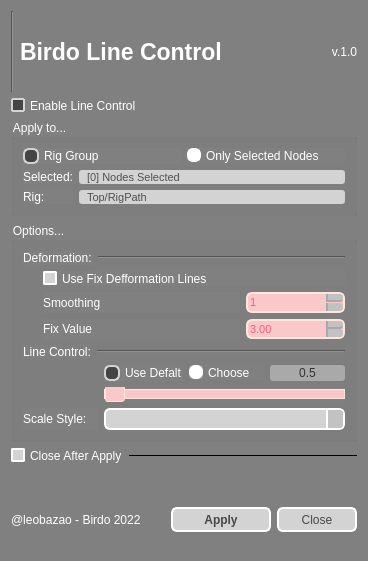
<?xml version="1.0" encoding="UTF-8"?>
<ui version="4.0">
 <class>Form</class>
 <widget class="QWidget" name="Form">
  <property name="geometry">
   <rect>
    <x>0</x>
    <y>0</y>
    <width>368</width>
    <height>561</height>
   </rect>
  </property>
  <property name="windowTitle">
   <string>Birdo Line Control</string>
  </property>
  <property name="styleSheet">
   <string notr="true">QWidget{	
	background-color: gray;
}

QLabel{
	color: white;
}

QLabel:disabled {
	color: lightgray;
}

QGroupBox {
	color: white;
}

QGroupBox:disabled {
	color: lightgray;
}

QRadioButton {
	color: white;
    spacing: 5px;
}

QRadioButton::indicator::unchecked{ 
	border: 2px solid white;
	border-radius: 6px;
	background-color: white;
	width: 10px;
	height: 10px;
}

QRadioButton::indicator::checked{
	border: 2px solid lightgray;
	border-radius: 6px;
	background-color: rgb(68, 68, 68);
	width: 12px;
	height: 12px;
}

QRadioButton:disabled{
	color: rgb(250, 150, 120);
}

QRadioButton::indicator:disabled{
	background-color: rgb(214, 214, 214);
}

QSpinBox {
	color: black;
    border: 2px solid white;
	border-radius: 6px;
	background-color: lightgray;
}

QSpinBox::up-button {
    width: 15px;
	background-color: rgb(194, 194, 194);
    border-left: 2px solid darkgray;
	border-bottom: 2px solid darkgray;
    border-top-right-radius: 3px; /* same radius as the QSpinBox */
    border-bottom-right-radius: 3px;
}

QSpinBox::down-button {
    width: 15px;
	background-color: rgb(194, 194, 194);
    border-left: 2px solid darkgray;
	border-up: 2px solid darkgray;
    border-top-right-radius: 3px; /* same radius as the QSpinBox */
    border-bottom-right-radius: 3px;
}

QSpinBox:hover{
    border: 2px solid #05B8CC;
    color: white;
}

QSpinBox:disabled{
	color: rgb(250, 90, 120);
	background-color: rgb(250, 200, 200);
	border-color: rgb(255, 230, 220);
}

QCheckBox {
	color: white;
    spacing: 5px;
}

QCheckBox::indicator:unchecked {
    border: 2px solid white;
	border-radius: 2px;
	background-color: lightgray;
}

QCheckBox::indicator:checked {
    border: 2px solid lightgray;
	border-radius: 1px;
	background-color: rgb(68, 68, 68);
}

QCheckBox:disabled{
	color: rgb(250, 150, 120);
}

QCheckBox::indicator:checked:disabled {
    color: rgb(250, 90, 120);
	background-color: rgb(250, 200, 200);
	border-color: rgb(255, 230, 220);
}

QDoubleSpinBox {
	color: black;
    border: 2px solid white;
	border-radius: 6px;
	background-color: lightgray;
}

QDoubleSpinBox::up-button {
    width: 15px;
	background-color: rgb(194, 194, 194);
    border-left: 2px solid darkgray;
	border-bottom: 2px solid darkgray;
    border-top-right-radius: 3px; /* same radius as the QSpinBox */
    border-bottom-right-radius: 3px;
}

QDoubleSpinBox::down-button {
    width: 15px;
	background-color: rgb(194, 194, 194);
    border-left: 2px solid darkgray;
	border-up: 2px solid darkgray;
    border-top-right-radius: 3px; /* same radius as the QSpinBox */
    border-bottom-right-radius: 3px;
}

QDoubleSpinBox:hover{
    border: 2px solid #05B8CC;
    color: white;
}

QDoubleSpinBox:disabled{
	color: rgb(250, 90, 120);
	background-color: rgb(250, 200, 200);
	border-color: rgb(255, 230, 220);
}

QComboBox {
	color: black;
    border: 2px solid white;
    border-radius: 6px;
    padding: 1px 18px 1px 3px;
    min-width: 6em;
}

QComboBox::down-arrow {
      image: null;
}

QComboBox:editable{
	background: rgb(212, 210, 229);
}

QComboBox:!editable, QComboBox::drop-down:editable {
     background: lightgray;
}

QComboBox:on { /* shift the text when the popup opens */
    padding-top: 3px;
    padding-left: 4px;
}

QComboBox::drop-down {
    width: 15px;
	background-color: rgb(194, 194, 194);
    border-left-width: 2px;
    border-left-color: white;
    border-left-style: solid; /* just a single line */
    border-top-right-radius: 3px; /* same radius as the QComboBox */
    border-bottom-right-radius: 3px;
}

QComboBox:hover{
    border: 2px solid #05B8CC;
    color: gray;
}

QComboBox QAbstractItemView{
    border: 2px solid white;
	border-radius: 10px;
    color: gray;
	background-color: lightgray;
    selection-background-color: #05B8CC;
	selection-color: white;
	selection-item-border-radius: 2px;
	padding: 3px 3px ;
}

QComboBox:disabled{
	color: rgb(250, 90, 120);
	background-color: rgb(250, 200, 200);
	border-color: gray;
}

QScrollArea{
	border-radius: 5px;
	border: none;
}

QScrollBar::handle {
	border-radius: 10px;
 	border: none;
	background-color: #05B8CC;
	width: 5px;
}

QScrollBar::add-page{ 
	border: none;
    background-color: transparent;
}

QScrollBar::sub-page {
    background-color: transparent;
	border: none;
}

QScrollBar::add-line {
    border: none;
    background-color: transparent;
}

QScrollBar::sub-line {
    border: none;
    background-color: transparent;
}

QScrollBar:arrow{
	border: none;
	background: transparent;
	color: none;
	image: none;
}
</string>
  </property>
  <layout class="QVBoxLayout" name="verticalLayout_3">
   <item>
    <layout class="QHBoxLayout" name="horizontalLayout_3">
     <item>
      <widget class="Line" name="line">
       <property name="orientation">
        <enum>Qt::Vertical</enum>
       </property>
      </widget>
     </item>
     <item>
      <widget class="QLabel" name="label">
       <property name="font">
        <font>
         <pointsize>17</pointsize>
         <weight>75</weight>
         <bold>true</bold>
        </font>
       </property>
       <property name="toolTip">
        <string>&lt;html&gt;&lt;head/&gt;&lt;body&gt;&lt;p&gt;Controla as linhas da selecao. Escolha RIG ou SELECTED NODE para afetar o rig inteiro do node selecionado, ou somente ele.&lt;/p&gt;&lt;p&gt;OBS: Somente sera possivel ver as mudancas nos valores aqui escolhidos no RenderView mode.&lt;/p&gt;&lt;/body&gt;&lt;/html&gt;</string>
       </property>
       <property name="text">
        <string>Birdo Line Control</string>
       </property>
      </widget>
     </item>
     <item>
      <widget class="QLabel" name="label_version">
       <property name="text">
        <string>v.1.0</string>
       </property>
       <property name="alignment">
        <set>Qt::AlignRight|Qt::AlignTrailing|Qt::AlignVCenter</set>
       </property>
      </widget>
     </item>
    </layout>
   </item>
   <item>
    <widget class="QCheckBox" name="checEnable">
     <property name="toolTip">
      <string>&lt;html&gt;&lt;head/&gt;&lt;body&gt;&lt;p&gt;Ativa e desativa o controle de linha. Se esta opcao for DESATIVADA, os nodes selecionados NAO iram controlar a linha, e usaram as espessuras de linha de origem de cada desenho.&lt;/p&gt;&lt;/body&gt;&lt;/html&gt;</string>
     </property>
     <property name="text">
      <string>Enable Line Control</string>
     </property>
     <property name="checked">
      <bool>true</bool>
     </property>
    </widget>
   </item>
   <item>
    <widget class="QGroupBox" name="gb_node">
     <property name="title">
      <string>Apply to...</string>
     </property>
     <layout class="QGridLayout" name="gridLayout_4">
      <item row="1" column="0" colspan="2">
       <layout class="QGridLayout" name="gridLayout_2" columnstretch="0,2,0">
        <item row="1" column="0">
         <widget class="QLabel" name="label_2">
          <property name="text">
           <string>Rig:</string>
          </property>
         </widget>
        </item>
        <item row="1" column="1" colspan="2">
         <widget class="QLabel" name="labelRigGroup">
          <property name="font">
           <font>
            <pointsize>8</pointsize>
           </font>
          </property>
          <property name="toolTip">
           <string>Caminho do node de destino</string>
          </property>
          <property name="styleSheet">
           <string notr="true">QLabel {
	color: rgb(80, 80, 80);
	background-color: lightgray;
	padding-left: 5px;
	border-radius: 3px;
	border: null;
}

QLabel::hover {
	border: 2px solid #05B8CC;
    color: white;
}</string>
          </property>
          <property name="frameShape">
           <enum>QFrame::NoFrame</enum>
          </property>
          <property name="frameShadow">
           <enum>QFrame::Raised</enum>
          </property>
          <property name="text">
           <string>Top/RigPath</string>
          </property>
         </widget>
        </item>
        <item row="0" column="0">
         <widget class="QLabel" name="label_9">
          <property name="text">
           <string>Selected:</string>
          </property>
         </widget>
        </item>
        <item row="0" column="1" colspan="2">
         <widget class="QLabel" name="labelSelection">
          <property name="font">
           <font>
            <pointsize>8</pointsize>
           </font>
          </property>
          <property name="toolTip">
           <string>Caminho do node de destino</string>
          </property>
          <property name="styleSheet">
           <string notr="true">QLabel {
	color: rgb(80, 80, 80);
	background-color: lightgray;
	padding-left: 5px;
	border-radius: 3px;
	border: null;
}

QLabel::hover {
	border: 2px solid #05B8CC;
    color: white;
}</string>
          </property>
          <property name="frameShape">
           <enum>QFrame::NoFrame</enum>
          </property>
          <property name="frameShadow">
           <enum>QFrame::Raised</enum>
          </property>
          <property name="text">
           <string>[0] Nodes Selected</string>
          </property>
         </widget>
        </item>
       </layout>
      </item>
      <item row="0" column="0">
       <widget class="QRadioButton" name="radioRig">
        <property name="toolTip">
         <string>&lt;html&gt;&lt;head/&gt;&lt;body&gt;&lt;p&gt;Se a selecao de nodes estiver dentro de um grupo, ele reconhece todos nodes de drawings desse grupo (Rig)&lt;/p&gt;&lt;/body&gt;&lt;/html&gt;</string>
        </property>
        <property name="text">
         <string>Rig Group</string>
        </property>
        <property name="checked">
         <bool>true</bool>
        </property>
       </widget>
      </item>
      <item row="0" column="1">
       <widget class="QRadioButton" name="radioSelection">
        <property name="enabled">
         <bool>true</bool>
        </property>
        <property name="toolTip">
         <string>&lt;html&gt;&lt;head/&gt;&lt;body&gt;&lt;p&gt;Afeta somente os nodes selecionados e seus subnodes se houver grupos nessa selecao.&lt;/p&gt;&lt;/body&gt;&lt;/html&gt;</string>
        </property>
        <property name="text">
         <string>Only Selected Nodes</string>
        </property>
       </widget>
      </item>
     </layout>
    </widget>
   </item>
   <item>
    <widget class="QGroupBox" name="gb_options">
     <property name="enabled">
      <bool>true</bool>
     </property>
     <property name="title">
      <string>Options...</string>
     </property>
     <layout class="QVBoxLayout" name="verticalLayout_2">
      <item>
       <layout class="QHBoxLayout" name="horizontalLayout_5" stretch="0,1">
        <item>
         <widget class="QLabel" name="label_3">
          <property name="toolTip">
           <string>Opcoes para controle de linha dos nodes com deform</string>
          </property>
          <property name="text">
           <string>Deformation:</string>
          </property>
         </widget>
        </item>
        <item>
         <widget class="Line" name="line_2">
          <property name="orientation">
           <enum>Qt::Horizontal</enum>
          </property>
         </widget>
        </item>
       </layout>
      </item>
      <item>
       <layout class="QGridLayout" name="gridLayout_3" columnstretch="0,2,1">
        <item row="0" column="0" rowspan="3">
         <spacer name="verticalSpacer">
          <property name="orientation">
           <enum>Qt::Vertical</enum>
          </property>
          <property name="sizeHint" stdset="0">
           <size>
            <width>20</width>
            <height>68</height>
           </size>
          </property>
         </spacer>
        </item>
        <item row="0" column="1" colspan="2">
         <widget class="QCheckBox" name="checkDefLine">
          <property name="toolTip">
           <string>Usar a opcao de melhorar a qualidade de linha nos desenhos com defomation</string>
          </property>
          <property name="text">
           <string>Use Fix Defformation Lines</string>
          </property>
         </widget>
        </item>
        <item row="1" column="1">
         <widget class="QLabel" name="label_6">
          <property name="text">
           <string>Smoothing</string>
          </property>
         </widget>
        </item>
        <item row="1" column="2">
         <widget class="QSpinBox" name="spinSmooth">
          <property name="enabled">
           <bool>false</bool>
          </property>
          <property name="maximumSize">
           <size>
            <width>16777215</width>
            <height>25</height>
           </size>
          </property>
          <property name="font">
           <font>
            <pointsize>8</pointsize>
           </font>
          </property>
          <property name="toolTip">
           <string>Smooth value do controle de linha com deformation</string>
          </property>
          <property name="maximum">
           <number>10</number>
          </property>
          <property name="value">
           <number>1</number>
          </property>
         </widget>
        </item>
        <item row="2" column="1">
         <widget class="QLabel" name="label_7">
          <property name="text">
           <string>Fix Value</string>
          </property>
         </widget>
        </item>
        <item row="2" column="2">
         <widget class="QDoubleSpinBox" name="doubleSpinFix">
          <property name="enabled">
           <bool>false</bool>
          </property>
          <property name="maximumSize">
           <size>
            <width>16777215</width>
            <height>25</height>
           </size>
          </property>
          <property name="font">
           <font>
            <pointsize>8</pointsize>
           </font>
          </property>
          <property name="toolTip">
           <string>valor ca correcao das linhas com Deformation</string>
          </property>
          <property name="maximum">
           <double>100.000000000000000</double>
          </property>
          <property name="singleStep">
           <double>0.100000000000000</double>
          </property>
          <property name="value">
           <double>3.000000000000000</double>
          </property>
         </widget>
        </item>
       </layout>
      </item>
      <item>
       <layout class="QHBoxLayout" name="horizontalLayout_6" stretch="0,1">
        <item>
         <widget class="QLabel" name="label_8">
          <property name="text">
           <string>Line Control:</string>
          </property>
         </widget>
        </item>
        <item>
         <widget class="Line" name="line_3">
          <property name="orientation">
           <enum>Qt::Horizontal</enum>
          </property>
         </widget>
        </item>
       </layout>
      </item>
      <item>
       <layout class="QGridLayout" name="gridLayout" columnstretch="0,0,0,0">
        <item row="0" column="1">
         <widget class="QRadioButton" name="radioDefault">
          <property name="toolTip">
           <string>Usar valor calculado para cena</string>
          </property>
          <property name="text">
           <string>Use Defalt</string>
          </property>
          <property name="checked">
           <bool>true</bool>
          </property>
         </widget>
        </item>
        <item row="0" column="2">
         <widget class="QRadioButton" name="radioChoose">
          <property name="enabled">
           <bool>true</bool>
          </property>
          <property name="toolTip">
           <string>Escolher valor</string>
          </property>
          <property name="text">
           <string>Choose</string>
          </property>
         </widget>
        </item>
        <item row="0" column="0" rowspan="2">
         <spacer name="verticalSpacer_2">
          <property name="orientation">
           <enum>Qt::Vertical</enum>
          </property>
          <property name="sizeHint" stdset="0">
           <size>
            <width>17</width>
            <height>71</height>
           </size>
          </property>
         </spacer>
        </item>
        <item row="0" column="3">
         <widget class="QLabel" name="label_Value">
          <property name="minimumSize">
           <size>
            <width>50</width>
            <height>0</height>
           </size>
          </property>
          <property name="toolTip">
           <string>Line value to apply</string>
          </property>
          <property name="styleSheet">
           <string notr="true">QLabel {
	color: rgb(49, 49, 49);
	background-color: darkgray;
	border-radius: 3px;
	border: solid rgb(200,200,200) 2px;
}

QLabel:disabled {
	color: rgb(250, 149, 149);
	background-color: rgb(250, 200, 200);;

}</string>
          </property>
          <property name="text">
           <string>0.5</string>
          </property>
          <property name="alignment">
           <set>Qt::AlignCenter</set>
          </property>
         </widget>
        </item>
        <item row="1" column="1" colspan="3">
         <widget class="QSlider" name="slidesLineValue">
          <property name="enabled">
           <bool>false</bool>
          </property>
          <property name="toolTip">
           <string>Value slider para escolher valor da linha</string>
          </property>
          <property name="styleSheet">
           <string notr="true">QSlider::groove:horizontal {
    border: 1px solid #999999;
    height: 8px; /* the groove expands to the size of the slider by default. by giving it a height, it has a fixed size */
    background: rgb(220, 220, 220);
}

QSlider::handle:horizontal {
    background: rgb(150, 160, 160);
    border: 1px solid #5c5c5c;
    width: 18px;
    margin: -4px 0; /* handle is placed by default on the contents rect of the groove. Expand outside the groove */
    border-radius: 3px;
}

QSlider::groove:disabled{
	color: rgb(250, 90, 120);
	background-color: rgb(250, 200, 200);
	border-color: rgb(255, 230, 220);
}

QSlider::handle:disabled{
	color: rgb(250, 90, 120);
	background-color: rgb(250, 200, 200);
	border-color: rgb(255, 230, 220);
}</string>
          </property>
          <property name="maximum">
           <number>99</number>
          </property>
          <property name="singleStep">
           <number>1</number>
          </property>
          <property name="pageStep">
           <number>10</number>
          </property>
          <property name="orientation">
           <enum>Qt::Horizontal</enum>
          </property>
          <property name="tickPosition">
           <enum>QSlider::NoTicks</enum>
          </property>
         </widget>
        </item>
        <item row="2" column="1" colspan="3">
         <widget class="QComboBox" name="comboScale"/>
        </item>
        <item row="2" column="0">
         <widget class="QLabel" name="label_5">
          <property name="text">
           <string>Scale Style:</string>
          </property>
         </widget>
        </item>
       </layout>
      </item>
     </layout>
    </widget>
   </item>
   <item>
    <layout class="QHBoxLayout" name="horizontalLayout_4" stretch="0,2">
     <item>
      <widget class="QCheckBox" name="checkPreview">
       <property name="text">
        <string>Close After Apply</string>
       </property>
      </widget>
     </item>
     <item>
      <widget class="Line" name="previewLine">
       <property name="toolTip">
        <string>preview de espessura da linha (meramente ilustrativo)</string>
       </property>
       <property name="frameShadow">
        <enum>QFrame::Plain</enum>
       </property>
       <property name="lineWidth">
        <number>1</number>
       </property>
       <property name="orientation">
        <enum>Qt::Horizontal</enum>
       </property>
      </widget>
     </item>
    </layout>
   </item>
   <item>
    <layout class="QVBoxLayout" name="verticalLayout">
     <item>
      <spacer name="horizontalSpacer_2">
       <property name="orientation">
        <enum>Qt::Horizontal</enum>
       </property>
       <property name="sizeHint" stdset="0">
        <size>
         <width>158</width>
         <height>20</height>
        </size>
       </property>
      </spacer>
     </item>
     <item>
      <layout class="QHBoxLayout" name="horizontalLayout">
       <item>
        <widget class="QLabel" name="label_4">
         <property name="text">
          <string>@leobazao - Birdo 2022</string>
         </property>
        </widget>
       </item>
       <item>
        <widget class="QPushButton" name="applyButton">
         <property name="sizePolicy">
          <sizepolicy hsizetype="Fixed" vsizetype="Fixed">
           <horstretch>0</horstretch>
           <verstretch>0</verstretch>
          </sizepolicy>
         </property>
         <property name="minimumSize">
          <size>
           <width>100</width>
           <height>25</height>
          </size>
         </property>
         <property name="font">
          <font>
           <weight>75</weight>
           <bold>true</bold>
          </font>
         </property>
         <property name="toolTip">
          <string>Apply values to selected nodes</string>
         </property>
         <property name="styleSheet">
          <string notr="true">QPushButton {
	color: rgb(72, 72, 72);
    border: 2px solid white;
    border-radius: 6px;
	background-color: lightgray;
}

QPushButton:pressed {
	color: white;
	border-color: white;
    background-color: #05B8CC;
}

QPushButton:flat {
    border: none; /* no border for a flat push button */
}

QPushButton:default {
    border-color: navy; /* make the default button prominent */
}

QPushButton:hover{
    border: 2px solid #05B8CC;
    color: black;
}

QPushButton::disabled {
	border-color: darkgray;
	color: gray;
}</string>
         </property>
         <property name="text">
          <string>Apply</string>
         </property>
        </widget>
       </item>
       <item>
        <widget class="QPushButton" name="cancelButton">
         <property name="sizePolicy">
          <sizepolicy hsizetype="Fixed" vsizetype="Fixed">
           <horstretch>0</horstretch>
           <verstretch>0</verstretch>
          </sizepolicy>
         </property>
         <property name="minimumSize">
          <size>
           <width>80</width>
           <height>25</height>
          </size>
         </property>
         <property name="toolTip">
          <string>Cancel</string>
         </property>
         <property name="styleSheet">
          <string notr="true">QPushButton {
	color: rgb(72, 72, 72);
    border: 2px solid white;
    border-radius: 6px;
	background-color: lightgray;
}

QPushButton:pressed {
	color: red;
    background-color: rgb(255, 196, 197);
}

QPushButton:flat {
    border: none; /* no border for a flat push button */
}

QPushButton:default {
    border-color: navy; /* make the default button prominent */
}

QPushButton:hover{
    border: 2px solid #05B8CC;
    color: black;
}</string>
         </property>
         <property name="text">
          <string>Close</string>
         </property>
        </widget>
       </item>
      </layout>
     </item>
    </layout>
   </item>
  </layout>
  <zorder>gb_options</zorder>
  <zorder>checEnable</zorder>
  <zorder>gb_node</zorder>
 </widget>
 <resources/>
 <connections/>
</ui>
